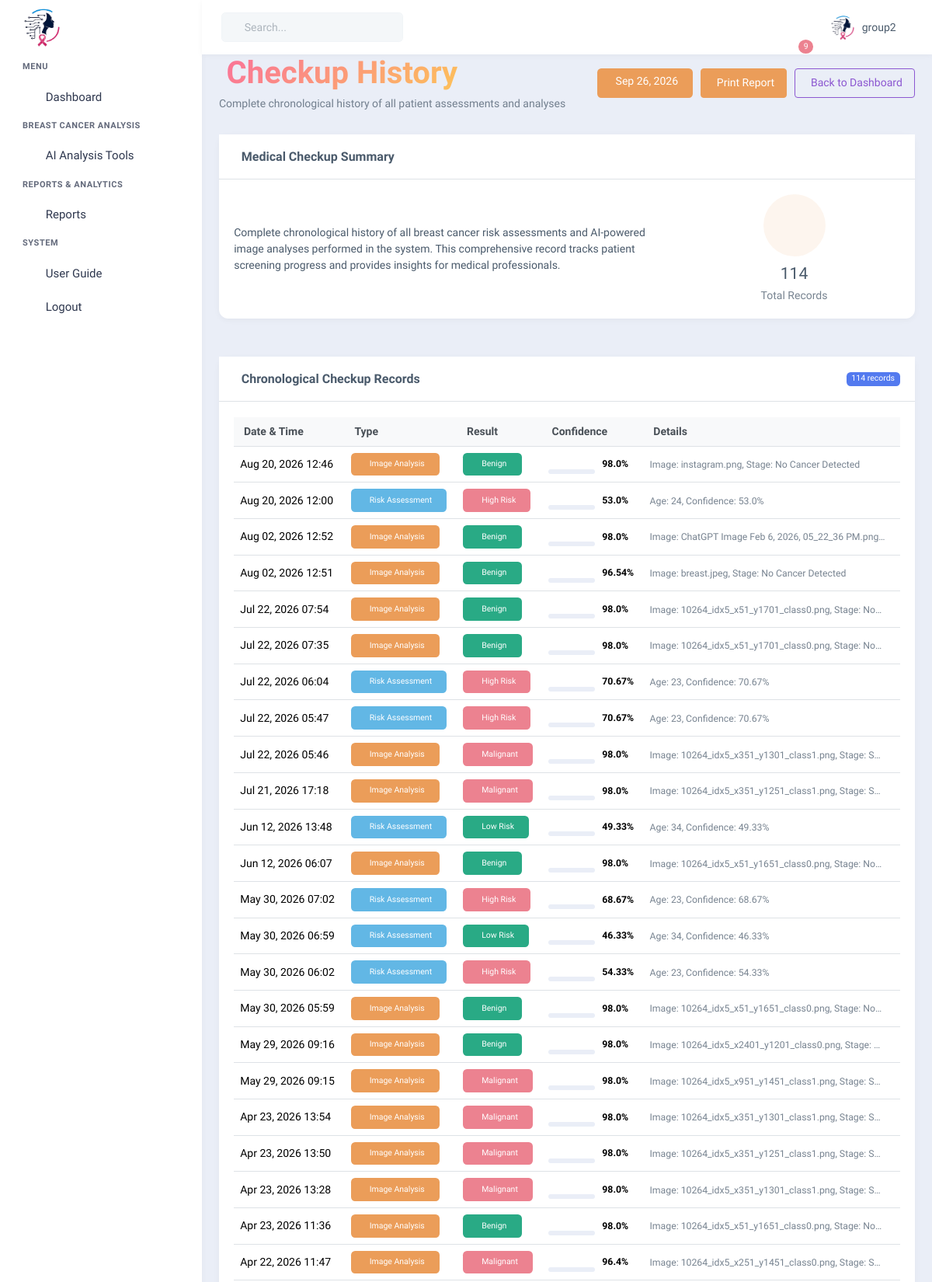
Page /reports/checkup-history/ (signed in, upper part) on the committed database.
### breast_cancerapp/models.py (models this page shows)
class ImageAnalysis(models.Model):
    created_at = models.DateTimeField(default=timezone.now)
    image_name = models.CharField(max_length=255)
    image_size = models.IntegerField(null=True, blank=True)
    prediction = models.IntegerField()  # 0 = Benign, 1 = Malignant
    prediction_label = models.CharField(max_length=20)
    confidence = models.FloatField()
    confidence_percent = models.FloatField()
    stage = models.CharField(max_length=50)
    benign_probability = models.FloatField()
    malignant_probability = models.FloatField()
    class Meta:
        ordering = ['-created_at']

class RiskAssessment(models.Model):
    created_at = models.DateTimeField(default=timezone.now)
    age = models.IntegerField()
    age_first_menstrual = models.IntegerField()
    age_first_childbirth = models.IntegerField(null=True, blank=True)
    history_breast_cancer_or_radiation = models.CharField(max_length=10)
    brca_mutation_or_genetic_syndrome = models.CharField(max_length=10)
    biopsy_benign = models.CharField(max_length=10)
    biopsy_benign_count = models.IntegerField(default=0)
    biopsy_atypical_hyperplasia = models.CharField(max_length=10)
    relatives_breast_cancer = models.CharField(max_length=10)
    sub_ethnicity_or_birthplace = models.CharField(max_length=100, blank=True)
    prediction = models.IntegerField()  # 0 or 1
    probability = models.FloatField()
    confidence_percent = models.FloatField()
    class Meta:
        ordering = ['-created_at']

### breast_cancerapp/views.py (the view)
# urls.py: path("reports/checkup-history/", views.checkup_history, name="checkup_history"),
@login_required
def checkup_history(request):
    try:
        risk_assessments = RiskAssessment.objects.all()
        image_analyses = ImageAnalysis.objects.all()
        all_checkups = []
        for assessment in risk_assessments:
            all_checkups.append({
                'type': 'Risk Assessment',
                'date': assessment.created_at,
                'prediction': 'Low Risk' if assessment.prediction == 0 else 'High Risk',
                'confidence': assessment.confidence_percent,
                'details': f"Age: {assessment.age}, Confidence: {assessment.confidence_percent}%"
            })
        for analysis in image_analyses:
            all_checkups.append({
                'type': 'Image Analysis',
                'date': analysis.created_at,
                'prediction': analysis.prediction_label,
                'confidence': analysis.confidence_percent,
                'details': f"Image: {analysis.image_name}, Stage: {analysis.stage}"
            })
        all_checkups.sort(key=lambda x: x['date'], reverse=True)
        risk_assessment_count = len([c for c in all_checkups if c['type'] == 'Risk Assessment'])
        image_analysis_count = len([c for c in all_checkups if c['type'] == 'Image Analysis'])
        benign_count = len([c for c in all_checkups if 'Low' in c['prediction'] or 'Benign' in c['prediction']])
    except Exception as e:
        all_checkups = []
        risk_assessment_count = 0
        image_analysis_count = 0
        benign_count = 0
    context = {
        'checkups': all_checkups,
        'risk_assessment_count': risk_assessment_count,
        'image_analysis_count': image_analysis_count,
        'benign_count': benign_count,
        'today': timezone.now().date(),
    }
    return render(request, "checkup_history.html", context)

### breast_cancerapp/templates/checkup_history.html (shortened to what this page needs)
{% extends 'base.html' %}
{% load static %}
{% block content %}
<div class="content-page">
    <div class="content">
        <div class="container-xxl">
            <div class="row mb-4">
                <div class="col-12">
                    <div class="d-flex align-items-center justify-content-between">
                        <div>
                            <h1 class="page-title mb-1">
                                Checkup History
                            </h1>
                            <p class="text-muted mb-0">Complete chronological history of all patient assessments and analyses</p>
                        </div>
                        <div class="d-flex gap-2">
                            <div class="badge bg-warning text-white fs-14 px-3 py-2">
                                {{ today|date:"M d, Y" }}
                            </div>
                            <button onclick="window.print()" class="btn btn-warning">
                                Print Report
                            </button>
                            <a href="{% url 'reports_dashboard' %}" class="btn btn-outline-secondary">
                                Back to Dashboard
                            </a>
                        </div>
                    </div>
                </div>
            </div>
            <div class="row g-3 mb-4">
                <div class="col-12">
                    <div class="card border-0 shadow-sm">
                        <div class="card-header bg-white border-bottom">
                            <h5 class="card-title mb-0">
                                Medical Checkup Summary
                            </h5>
                        </div>
                        <div class="card-body">
                            <div class="row align-items-center">
                                <div class="col-md-8">
                                    <p class="mb-0">Complete chronological history of all breast cancer risk assessments and AI-powered image analyses performed in the system. This comprehensive record tracks patient screening progress and provides insights for medical professionals.</p>
                                </div>
                                <div class="col-md-4 text-center">
                                    <div class="avatar-xl bg-warning bg-opacity-10 rounded-circle mx-auto mb-2">
                                        <i data-feather="database" class="text-warning avatar-title" style="height: 40px; width: 40px;"></i>
                                    </div>
                                    <h4 class="mb-1">{{ checkups|length }}</h4>
                                    <p class="text-muted mb-0">Total Records</p>
                                </div>
                            </div>
                        </div>
                    </div>
                </div>
            </div>
            <div class="card border-0 shadow-sm">
                <div class="card-header bg-white border-bottom">
                    <div class="d-flex align-items-center justify-content-between">
                        <h5 class="card-title mb-0">
                            Chronological Checkup Records
                        </h5>
                        <span class="badge bg-primary">{{ checkups|length }} records</span>
                    </div>
                </div>
                <div class="card-body">
                    <div class="table-responsive">
                        <table class="table table-hover">
                            <thead>
                                <tr>
                                    <th>Date & Time</th>
                                    <th>Type</th>
                                    <th>Result</th>
                                    <th>Confidence</th>
                                    <th>Details</th>
                                </tr>
                            </thead>
                            <tbody>
                                {% for checkup in checkups %}
                                <tr>
                                    <td>{{ checkup.date|date:"M d, Y H:i" }}</td>
                                    <td>
                                        <span class="badge {% if checkup.type == 'Risk Assessment' %}bg-info{% else %}bg-warning{% endif %} px-3 py-2">
                                            {{ checkup.type }}
                                        </span>
                                    </td>
                                    <td>
                                        <span class="badge {% if 'Low' in checkup.prediction or 'Benign' in checkup.prediction %}bg-success{% else %}bg-danger{% endif %} px-3 py-2">
                                            {{ checkup.prediction }}
                                        </span>
                                    </td>
                                    <td>
                                        <div class="d-flex align-items-center">
                                            <div class="progress me-2 confidence-progress" data-confidence="{{ checkup.confidence }}">
                                            </div>
                                            <small class="fw-semibold">{{ checkup.confidence }}%</small>
                                        </div>
                                    </td>
                                    <td>
                                        <small class="text-muted">{{ checkup.details|truncatechars:50 }}</small>
                                    </td>
                                </tr>
                                {% endfor %}
                            </tbody>
                        </table>
                    </div>
                </div>
            </div>
        </div>
    </div>
</div>
{% endblock %}

### breast_cancerapp/templates/base.html (shortened to what this page needs)
{% load static %}
{% load i18n %}
<!DOCTYPE html>
<html lang="{% get_current_language as LANGUAGE_CODE %}{{ LANGUAGE_CODE }}">
    <head>
        <link href="{% static 'assets/css/app.min.css' %}" rel="stylesheet" type="text/css" id="app-style" />
        <link href="{% static 'assets/css/icons.min.css' %}" rel="stylesheet" type="text/css" />
        <link href="{% static 'assets/css/custom.css' %}" rel="stylesheet" type="text/css" />
    </head>
    <body data-menu-color="light" data-sidebar="default">
        <div id="app-layout">
            <div class="topbar-custom">
                <div class="container-xxl">
                    <div class="d-flex justify-content-between">
                        <ul class="list-unstyled topnav-menu mb-0 d-flex align-items-center">
                            <li class="d-none d-lg-block">
                                <div class="position-relative topbar-search">
                                    <input type="text" class="form-control bg-light bg-opacity-75 border-light ps-4" placeholder="Search...">
                                    <i class="mdi mdi-magnify fs-16 position-absolute text-muted top-50 translate-middle-y ms-2"></i>
                                </div>
                            </li>
                        </ul>
                        <ul class="list-unstyled topnav-menu mb-0 d-flex align-items-center">
                            <li class="dropdown notification-list topbar-dropdown">
                                <a class="nav-link dropdown-toggle" data-bs-toggle="dropdown" href="#" role="button" aria-haspopup="false" aria-expanded="false">
                                    <span class="badge bg-danger rounded-circle noti-icon-badge">9</span>
                                </a>
                            </li>
                            <li class="dropdown notification-list topbar-dropdown">
                                {% if user.is_authenticated %}
                                <a class="nav-link dropdown-toggle nav-user me-0" data-bs-toggle="dropdown" href="#" role="button" aria-haspopup="false" aria-expanded="false">
                                    <img src="{% static 'assets/images/breastailogo.png' %}" alt="user-image" class="rounded-circle" style="height: 32px; width: 32px;">
                                    <span class="pro-user-name ms-1">
                                        {{ user.get_full_name|default:user.username }} <i class="mdi mdi-chevron-down"></i>
                                    </span>
                                </a>
                                {% else %}
                                <a class="nav-link" href="{% url 'login' %}">
                                    <i data-feather="log-in" class="me-1"></i> Login
                                </a>
                                {% endif %}
                            </li>
                        </ul>
                    </div>
                </div>
            </div>
            <div class="app-sidebar-menu">
                <div class="h-100" data-simplebar>
                    <div id="sidebar-menu">
                        <div class="logo-box">
                            <a href="{% url 'doctor_dashboard' %}" class="logo logo-dark">
                                <span class="logo-lg">
                                    <img src="{% static 'assets/images/breastailogo.png' %}" alt="" style="width: 50px; height: 50px;">
                                </span>
                            </a>
                        </div>
                        <ul id="side-menu">
                            <li class="menu-title">Menu</li>
                            <li>
                                <a href="#sidebarDashboards" data-bs-toggle="collapse">
                                    <span> Dashboard </span>
                                    <span class="menu-arrow"></span>
                                </a>
                            </li>
                            <li class="menu-title">Breast Cancer Analysis</li>
                            <li>
                                <a href="#sidebarAnalysis" data-bs-toggle="collapse">
                                    <span> AI Analysis Tools </span>
                                    <span class="menu-arrow"></span>
                                </a>
                            </li>
                            <li class="menu-title">Reports & Analytics</li>
                            <li>
                                <a href="#sidebarReports" data-bs-toggle="collapse">
                                    <span> Reports </span>
                                    <span class="menu-arrow"></span>
                                </a>
                            </li>
                            <li class="menu-title">System</li>
                            <li>
                                <a href="{% url 'user_guide' %}" class="tp-link">
                                    <span> User Guide </span>
                                </a>
                            </li>
                            {% if user.is_authenticated %}
                            <li>
                                <a href="{% url 'logout' %}" class="tp-link">
                                    <span> Logout </span>
                                </a>
                            </li>
                            {% endif %}
                        </ul>
                    </div>
                </div>
            </div>
{% block content %}
{% endblock %}
            </div>
    </body>
</html>

### breast_cancerapp/templates/checkup_history.html (style rules this page uses)
.avatar-xl { width: 80px; height: 80px; display: flex; align-items: center; justify-content: center; }
.avatar-title { font-size: 20px; font-weight: 600; }
.page-title { font-size: 2.5rem; font-weight: 700; background: linear-gradient(135deg, #fa709a 0%, #fee140 100%); -webkit-background-clip: text; -webkit-text-fill-color: transparent; background-clip: text; }
.card { border-radius: 12px; transition: all 0.3s ease; }
.table th { border-top: none; font-weight: 600; color: #495057; background-color: #f8f9fa; font-size: 0.875rem; }
.table td { vertical-align: middle; }
.badge { font-weight: 500; }
.progress { border-radius: 10px; }
.confidence-progress { width: 60px; height: 6px; }
.card { animation: fadeInUp 0.5s ease-out; }
.badge { transition: all 0.2s ease; }

### rows in the picture
ImageAnalysis: date "Aug 20, 2026 12:46", prediction "Benign", confidence "98.0"
RiskAssessment: date "Aug 20, 2026 12:00", confidence "53.0"
ImageAnalysis: date "Aug 02, 2026 12:52", prediction "Benign", confidence "98.0"
ImageAnalysis: date "Aug 02, 2026 12:51", prediction "Benign", confidence "96.54"
ImageAnalysis: date "Jul 22, 2026 07:54", prediction "Benign", confidence "98.0"
ImageAnalysis: date "Jul 22, 2026 07:35", prediction "Benign", confidence "98.0"
RiskAssessment: date "Jul 22, 2026 06:04", confidence "70.67"
RiskAssessment: date "Jul 22, 2026 05:47", confidence "70.67"
ImageAnalysis: date "Jul 22, 2026 05:46", prediction "Malignant", confidence "98.0"
ImageAnalysis: date "Jul 21, 2026 17:18", prediction "Malignant", confidence "98.0"
RiskAssessment: date "Jun 12, 2026 13:48", confidence "49.33"
ImageAnalysis: date "Jun 12, 2026 06:07", prediction "Benign", confidence "98.0"
RiskAssessment: date "May 30, 2026 07:02", confidence "68.67"
RiskAssessment: date "May 30, 2026 06:59", confidence "46.33"
RiskAssessment: date "May 30, 2026 06:02", confidence "54.33"
ImageAnalysis: date "May 30, 2026 05:59", prediction "Benign", confidence "98.0"
ImageAnalysis: date "May 29, 2026 09:16", prediction "Benign", confidence "98.0"
ImageAnalysis: date "May 29, 2026 09:15", prediction "Malignant", confidence "98.0"
ImageAnalysis: date "Apr 23, 2026 13:54", prediction "Malignant", confidence "98.0"
ImageAnalysis: date "Apr 23, 2026 13:50", prediction "Malignant", confidence "98.0"
ImageAnalysis: date "Apr 23, 2026 13:28", prediction "Malignant", confidence "98.0"
ImageAnalysis: date "Apr 23, 2026 11:36", prediction "Benign", confidence "98.0"
ImageAnalysis: date "Apr 22, 2026 11:47", prediction "Malignant", confidence "96.4"

### other values in the picture
{{ user.get_full_name|default:user.username }} "group2"
{{ today|date:"M d, Y" }} "Sep 26, 2026"
{{ checkups|length }} "114"
{{ checkup.type }} "Image Analysis" "Risk Assessment" "Image Analysis" "Image Analysis" "Image Analysis" "Image Analysis" "Risk Assessment" "Risk Assessment" "Image Analysis" "Image Analysis" "Risk Assessment" "Image Analysis" "Risk Assessment" "Risk Assessment" "Risk Assessment" "Image Analysis" "Image Analysis" "Image Analysis" "Image Analysis" "Image Analysis" "Image Analysis" "Image Analysis" "Image Analysis"
{{ checkup.details|truncatechars:50 }} "Image: instagram.png, Stage: No Cancer Detected" "Age: 24, Confidence: 53.0%" "Image: ChatGPT Image Feb 6, 2026, 05_22_36 PM.png…" "Image: breast.jpeg, Stage: No Cancer Detected" "Image: 10264_idx5_x51_y1701_class0.png, Stage: No…" "Image: 10264_idx5_x51_y1701_class0.png, Stage: No…" "Age: 23, Confidence: 70.67%" "Age: 23, Confidence: 70.67%" "Image: 10264_idx5_x351_y1301_class1.png, Stage: S…" "Image: 10264_idx5_x351_y1251_class1.png, Stage: S…" "Age: 34, Confidence: 49.33%" "Image: 10264_idx5_x51_y1651_class0.png, Stage: No…" "Age: 23, Confidence: 68.67%" "Age: 34, Confidence: 46.33%" "Age: 23, Confidence: 54.33%" "Image: 10264_idx5_x51_y1651_class0.png, Stage: No…" "Image: 10264_idx5_x2401_y1201_class0.png, Stage: …" "Image: 10264_idx5_x951_y1451_class1.png, Stage: S…" "Image: 10264_idx5_x351_y1301_class1.png, Stage: S…" "Image: 10264_idx5_x351_y1251_class1.png, Stage: S…" "Image: 10264_idx5_x351_y1301_class1.png, Stage: S…" "Image: 10264_idx5_x51_y1651_class0.png, Stage: No…" "Image: 10264_idx5_x251_y1451_class0.png, Stage: S…"
{{ checkup.prediction }} "High Risk" "High Risk" "High Risk" "Low Risk" "High Risk" "Low Risk" "High Risk"
